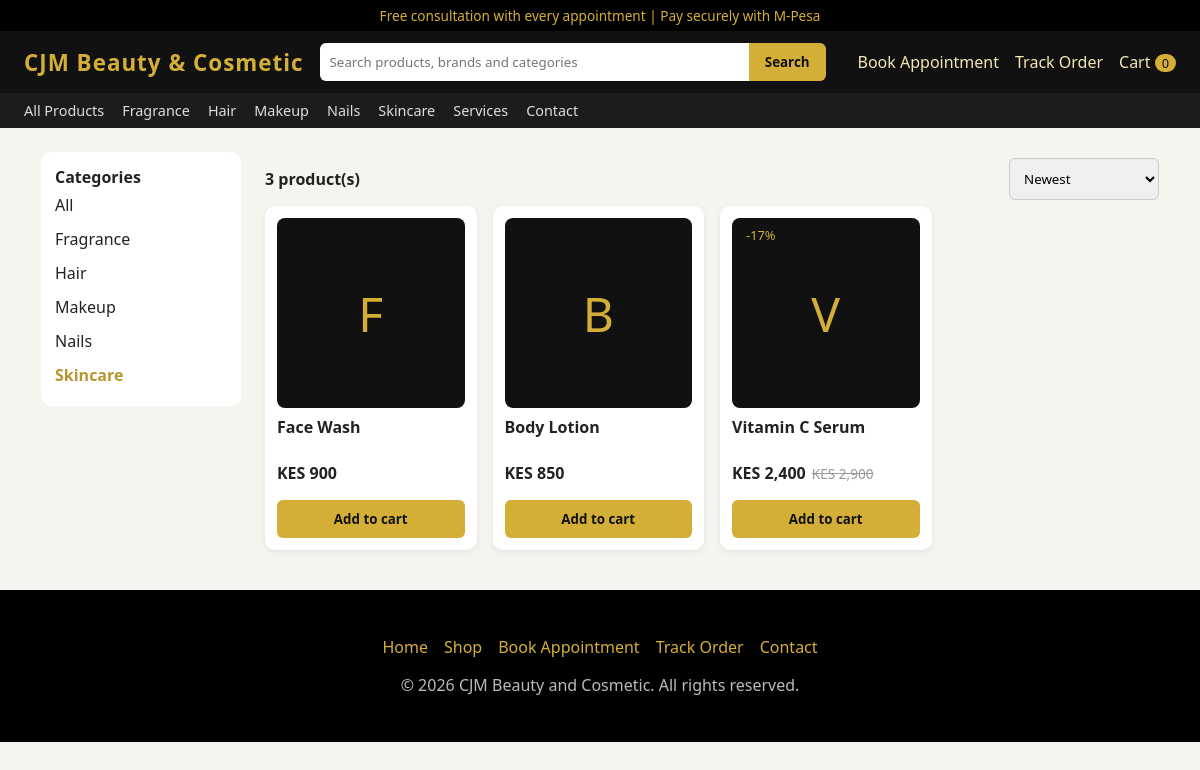
Screenshot of /shop.php?cat=Skincare with the database file from the repository.
### tables this page shows
CREATE TABLE products (
  id INT AUTO_INCREMENT PRIMARY KEY,
  name VARCHAR(100) NOT NULL,
  category VARCHAR(50) NOT NULL DEFAULT 'General',
  description TEXT NULL,
  price DECIMAL(10,2) NOT NULL,
  old_price DECIMAL(10,2) NULL,
  image VARCHAR(100) NULL
);

### config.php (called while the page is built, shortened)
<?php
function db() {
    static $pdo;
    if (!$pdo) {
        $pdo = new PDO("mysql:host=".DB_HOST.";dbname=".DB_NAME.";charset=utf8mb4", DB_USER, DB_PASS, [
            PDO::ATTR_ERRMODE => PDO::ERRMODE_EXCEPTION,
            PDO::ATTR_DEFAULT_FETCH_MODE => PDO::FETCH_ASSOC,
        ]);
    }
    return $pdo;
}

### layout.php (the view, shortened to what this page needs)
<?php
require_once __DIR__ . '/config.php';
function e(mixed $s): string { return htmlspecialchars((string)$s, ENT_QUOTES | ENT_SUBSTITUTE, 'UTF-8'); }
function cart_json(array $p): string {
    return e(json_encode(['id' => (int)$p['id'], 'name' => $p['name'], 'price' => (float)$p['price'], 'image' => $p['image']]));
}
function card(array $p): void {
    $disc = ($p['old_price'] && $p['old_price'] > $p['price']) ? round(100 - $p['price'] / $p['old_price'] * 100) : 0; ?>
    <div class="card">
      <a href="product.php?id=<?= $p['id'] ?>">
        <?php if ($disc): ?><span class="badge">-<?= $disc ?>%</span><?php endif; ?>
        <?php if ($p['image']): ?><img class="pimg" src="uploads/<?= e($p['image']) ?>" alt="<?= e($p['name']) ?>">
        <?php else: ?><div class="thumb"><?= e(strtoupper(substr($p['name'], 0, 1))) ?></div><?php endif; ?>
        <h3><?= e($p['name']) ?></h3>
      </a>
      <p class="price">KES <?= number_format($p['price']) ?><?php if ($disc): ?><del>KES <?= number_format($p['old_price']) ?></del><?php endif; ?></p>
      <button onclick="addToCart(<?= cart_json($p) ?>)">Add to cart</button>
    </div>
<?php }
function page_header(string $title): void {
    $cats = db()->query("SELECT DISTINCT category FROM products ORDER BY category")->fetchAll(PDO::FETCH_COLUMN); ?>
<!DOCTYPE html>
<html lang="en">
<head>
  <link rel="stylesheet" href="style.css">
</head>
<body>
<div class="top">Free consultation with every appointment | Pay securely with M-Pesa</div>
<header class="main">
  <div class="bar">
    <a class="logo" href="index.php">CJM Beauty &amp; Cosmetic</a>
    <form class="search" action="shop.php"><input name="q" placeholder="Search products, brands and categories" value="<?= e($_GET['q'] ?? '') ?>"><button>Search</button></form>
    <div class="links"><a href="booking.php">Book Appointment</a><a href="track.php">Track Order</a><a href="cart.php">Cart <span class="cart-count">0</span></a></div>
  </div>
  <nav class="catnav"><a href="shop.php">All Products</a>
    <?php foreach ($cats as $c): ?><a href="shop.php?cat=<?= urlencode($c) ?>"><?= e($c) ?></a><?php endforeach; ?>
    <a href="booking.php">Services</a><a href="contact.php">Contact</a></nav>
</header>
<?php }
function page_footer() { ?>
<footer>
  <p><a href="index.php">Home</a><a href="shop.php">Shop</a><a href="booking.php">Book Appointment</a><a href="track.php">Track Order</a><a href="contact.php">Contact</a></p>
  <p>&copy; <?= date('Y') ?> CJM Beauty and Cosmetic. All rights reserved.</p>
</footer>
</body>
</html>
<?php }

### shop.php (shortened to what this page needs)
<?php require 'layout.php';
$q = trim($_GET['q'] ?? ''); $cat = trim($_GET['cat'] ?? ''); $sort = $_GET['sort'] ?? 'new';
$where = []; $args = [];
if ($cat !== '') { $where[] = "category = ?"; $args[] = $cat; }
$order = ['new' => 'id DESC', 'low' => 'price ASC', 'high' => 'price DESC'][$sort] ?? 'id DESC';
$st = db()->prepare("SELECT * FROM products" . ($where ? " WHERE " . implode(' AND ', $where) : "") . " ORDER BY $order");
$st->execute($args); $products = $st->fetchAll();
$cats = db()->query("SELECT DISTINCT category FROM products ORDER BY category")->fetchAll(PDO::FETCH_COLUMN);
page_header($cat ?: 'Shop');
?>
<main class="wrap shop">
  <aside class="side"><strong>Categories</strong>
    <a href="shop.php" class="<?= $cat === '' ? 'on' : '' ?>">All</a>
    <?php foreach ($cats as $c): ?><a href="shop.php?cat=<?= urlencode($c) ?>" class="<?= $c === $cat ? 'on' : '' ?>"><?= e($c) ?></a><?php endforeach; ?>
  </aside>
  <section>
    <form method="get" style="display:flex;justify-content:space-between;align-items:center">
      <strong><?= count($products) ?> product(s)<?= $q ? ' for "' . e($q) . '"' : '' ?></strong>
      <select name="sort" style="width:auto" onchange="this.form.submit()">
        <option value="new" <?= $sort === 'new' ? 'selected' : '' ?>>Newest</option>
      </select>
    </form>
    <div class="grid"><?php foreach ($products as $p) card($p); ?></div>
  </section>
</main>
<?php page_footer();

### style.css (style rules this page uses)
* { box-sizing:border-box;font-family:system-ui,sans-serif }
:root { --gold:#d4af37;--dark:#111 }
body { margin:0;background:#f6f4ef;color:#222 }
a { color:inherit;text-decoration:none }
.top { background:#000;color:var(--gold);text-align:center;font-size:.85rem;padding:6px }
header.main { background:var(--dark);position:sticky;top:0;z-index:10 }
.bar { display:flex;gap:16px;align-items:center;padding:12px 24px;flex-wrap:wrap }
.logo { color:var(--gold);font-size:1.4rem;font-weight:700;letter-spacing:1px }
.search { flex:1;display:flex;min-width:200px }
.search input { flex:1;margin:0;border:0;border-radius:6px 0 0 6px }
.search button { border-radius:0 6px 6px 0 }
button,.btn { background:var(--gold);color:#111;border:0;padding:10px 16px;border-radius:6px;cursor:pointer;font-weight:600;display:inline-block }
.links a { color:#f3e7b3;margin-left:16px }
.catnav { background:#1c1c1c;padding:8px 24px;display:flex;gap:18px;overflow-x:auto;white-space:nowrap }
.catnav a { color:#ddd;font-size:.9rem }
.cart-count { background:var(--gold);color:#111;border-radius:10px;padding:0 7px;font-size:.8rem }
.wrap { max-width:1150px;margin:24px auto;padding:0 16px }
.grid { display:grid;grid-template-columns:repeat(auto-fill,minmax(210px,1fr));gap:16px }
.card { background:#fff;border-radius:10px;padding:12px;position:relative;box-shadow:0 2px 6px #0001;display:flex;flex-direction:column }
.card h3 { font-size:1rem;margin:8px 0 }
.card button { margin-top:auto;width:100% }
.thumb { height:190px;display:flex;align-items:center;justify-content:center;background:#111;color:var(--gold);font-size:3rem;border-radius:8px }
.price { font-weight:700 }
.price del { color:#999;font-weight:400;font-size:.85rem;margin-left:6px }
.badge { position:absolute;top:18px;left:18px;background:#111;color:var(--gold);padding:2px 8px;border-radius:4px;font-size:.8rem;z-index:1 }
.shop { display:grid;grid-template-columns:200px 1fr;gap:24px }
.side { background:#fff;padding:14px;border-radius:10px;height:fit-content }
.side a { display:block;padding:6px 0 }
.side a.on { color:#b8962e;font-weight:700 }
input,select,textarea { width:100%;padding:10px;margin:6px 0;border:1px solid #ccc;border-radius:6px }
footer { background:#000;color:#bbb;margin-top:40px;padding:30px 24px;text-align:center }
footer a { color:var(--gold);margin:0 8px }

### rows the page displays
products: name "F", name "Face Wash", price "900"
products: name "B", name "Body Lotion", price "850"
products: disc "17", name "V", name "Vitamin C Serum", price "2,400", old_price "2,900"

### other values shown
$c "Fragrance"
$c "Hair"
$c "Makeup"
$c "Nails"
$c "Skincare"
count($products) "3"
